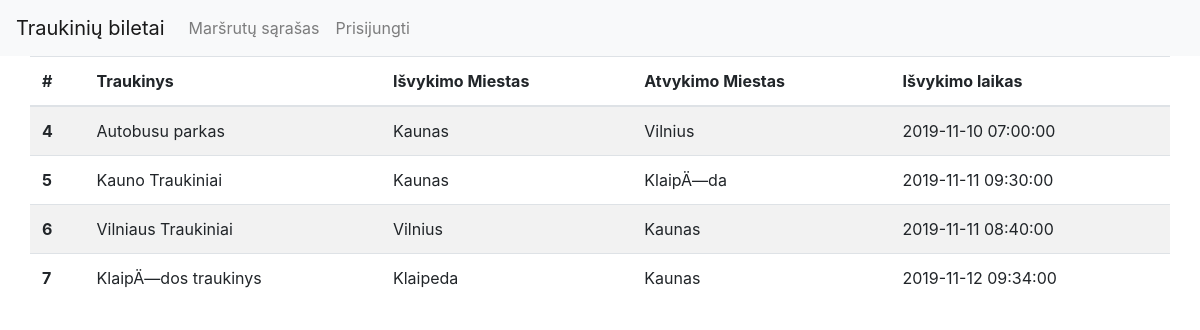
The page /tvarkarastis.php on the database its author committed.
### tables this page shows
CREATE TABLE IF NOT EXISTS `tvarkarastis` (
  `id` int(6) NOT NULL AUTO_INCREMENT,
  `traukinys` varchar(255) NOT NULL,
  `isvykimo_miestas` varchar(255) NOT NULL,
  `atvykimo_miestas` varchar(255) NOT NULL,
  `isvykimas` datetime(6) NOT NULL,
  `atvykimas` datetime(6) DEFAULT NULL,
  `kaina` int(6) NOT NULL,
  `visos_vietos` int(6) NOT NULL,
  `likusios_vietos` int(6) NOT NULL,
  PRIMARY KEY (`id`)
);

### tvarkarastis.php (the view, shortened to what this page needs)
<?php
include "header.php";
include "dbh.inc";
?>
<div class="container">
    <div class="row">
        <table class="table table-striped">
            <thead>
            <tr>
                <th scope="col">#</th>
                <th scope="col">Traukinys</th>
                <th scope="col">Išvykimo Miestas</th>
                <th scope="col">Atvykimo Miestas</th>
                <th scope="col">Išvykimo laikas</th>
            </tr>
            </thead>
            <tbody>
            <?php
            $db  = "SELECT * FROM tvarkarastis";
            if($res = mysqli_query($sql, $db))
            {
                if(mysqli_num_rows($res) > 0)
                {
                    while($row = mysqli_fetch_row($res))
                    {
                        $phpDateOut = strtotime( $row[4] );
                        $mysqlDateOut = date( 'Y-m-d H:i:s', $phpDateOut );
                        echo "<tr>
                                <th scope=\"row\">".$row[0]."</th>
                                <td>".$row[1]."</td>
                                <td>".$row[2]."</td>
                                <td>".$row[3]."</td>
                                <td>".$mysqlDateOut."</td>
                              </tr>";
                    }
                }
            }
            ?>
            </tbody>
        </table>
    </div>
</div>
</body>

### header.php (shortened to what this page needs)
<!DOCTYPE html>
<html>
<head>
    <link rel="stylesheet" href="css/bootstrap.min.css">
</head>
<body>
<nav class="navbar navbar-expand-lg navbar-light bg-light">
    <a class="navbar-brand" href="index.php">Traukinių biletai</a>
    <div class="collapse navbar-collapse" id="navbarNavAltMarkup">
        <div class="navbar-nav">
            <a class="nav-item nav-link" href = "tvarkarastis.php" > Maršrutų sąrašas </a >
            <?php
            if(!isset($_SESSION['administrator']) && !isset($_SESSION['manager']) && !isset($_SESSION['user'])) {
               echo '<a class="nav-item nav-link" href="login.php">Prisijungti</a>';
            }
            else{
                echo '<form name="logout" method="POST"><input type="hidden" name="logout" value="atsijungti"><a onclick="document.logout.submit();" class="nav-item nav-link" href="#">Atsijungti</a></form>';
            }
            ?>
        </div>
    </div>
</nav>

### rows shown on the page
tvarkarastis: id "4", traukinys "Autobusu parkas", isvykimo_miestas "Kaunas", atvykimo_miestas "Vilnius", isvykimas "2019-11-10 07:00:00"
tvarkarastis: id "5", traukinys "Kauno Traukiniai", isvykimo_miestas "Kaunas", atvykimo_miestas "KlaipÄ—da", isvykimas "2019-11-11 09:30:00"
tvarkarastis: id "6", traukinys "Vilniaus Traukiniai", isvykimo_miestas "Vilnius", atvykimo_miestas "Kaunas", isvykimas "2019-11-11 08:40:00"
tvarkarastis: id "7", traukinys "KlaipÄ—dos traukinys", isvykimo_miestas "Klaipeda", atvykimo_miestas "Kaunas", isvykimas "2019-11-12 09:34:00"
